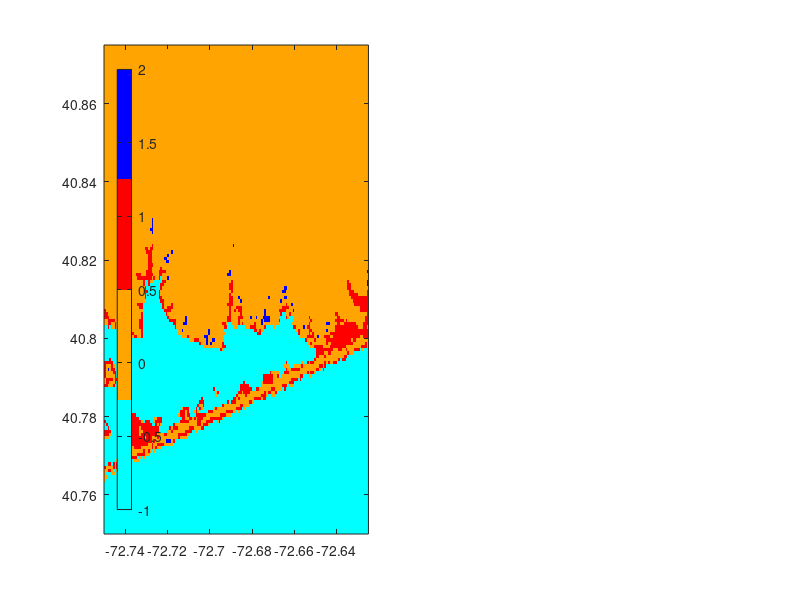

This chart was generated by the following MATLAB code: (Note: this script raises an error after producing the figure.)
clear;close all;clc;

% Figure 2
load('Figure2_data.mat'); % processed data from ../code/process_elevation_profile.m

figure(2); set(gcf,'Position',[10 10 1200 500]);
ax(1) = subplot(1,2,1);

imagesc([grid_X(1,1) grid_X(end,end)], [grid_Y(1,1) grid_Y(end,end)],connect2); hold on;
colormap(cmap([2 3 1 4],:)); cbh = colorbar('west');
set(gca,'YDir','normal'); clim([-1.5 2.5]);
cbh.Ticks = [-1 0 1 2];
cbh.TickLabels = {'Ocean','Land','Lower area\newlineconnected\newlineto ocean','Lower area\newlinenot connected\newlineto ocean'};

ax(2) = subplot(1,2,2);
plot(inund2,0 : 0.1 : SLR_max,'r-o','LineWidth',1.5,'MarkerSize',8);grid on;hold on;
plot(inund0,0 : 0.1 : SLR_max,'b-d','LineWidth',1.5,'MarkerSize',8);
plot(inund, 0 : 0.1 : SLR_max,'k-s','LineWidth',1.5,'MarkerSize',8); 
xlim(ax(2),[0.019 0.115]);
ylim(ax(2),[0 1.1]);
leg = legend('MERIT-consider connectivity','MERIT-ignore connectivity','HydroSHEDS','FontSize',13,...
             'NumColumns',2,'Color','none','EdgeColor','none','Location','northwest');
leg.Position(2) = leg.Position(2) + 0.02;
set(gca,'FontSize',13);
xlabel('Inundation Fraction [-]','FontSize',14,'FontWeight','bold');
ylabel('Sea Surface Height [m]','FontSize',14,'FontWeight','bold');

% Adjust axis position
ax(1).Position(1) = ax(1).Position(1) - 0.05;
cbh.Position = [ax(1).Position(1) + ax(1).Position(3) + 0.01 ax(1).Position(2) 0.02 ax(1).Position(4)];
cbh.FontSize = 12; cbh.FontWeight = 'bold';
cbh.AxisLocation = 'out';
add_title(ax(1),'(a)',20,'out');
add_title(ax(2),'(b)',20,'out');

exportgraphics(gcf,'Figure2.jpg','Resolution',400);